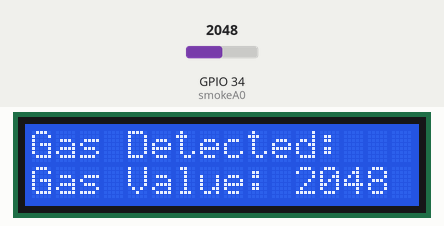
This sketch was run on a simulated ESP32. Parts: 16×2 character LCD. The inputs (shaded band) are chosen by the test bench; at power-on: GPIO 34 (smokeA0) = 2048. WiFi joins after 1.5 s; servers stay silent unless stated; what the sketch prints to the serial monitor is not drawn.

Above: at 5.5 s.
5.6 s: GPIO 34 (smokeA0) set to 55
At 6.6 s:
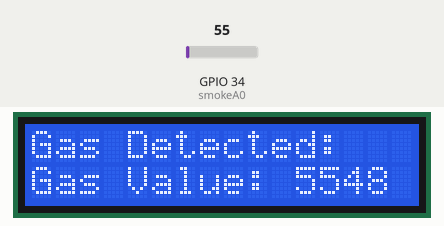
7.4 s: GPIO 34 (smokeA0) set to 46
At 8.8 s:
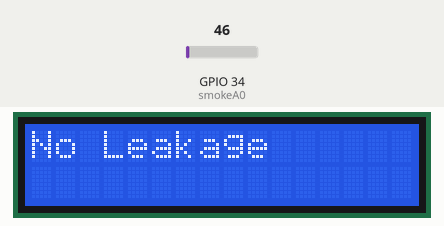
9.4 s: GPIO 34 (smokeA0) set to 140
At 10.8 s:
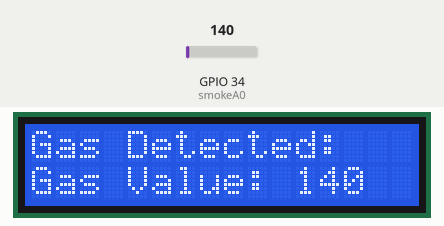
11.4 s: GPIO 34 (smokeA0) set to 10
At 13.0 s:
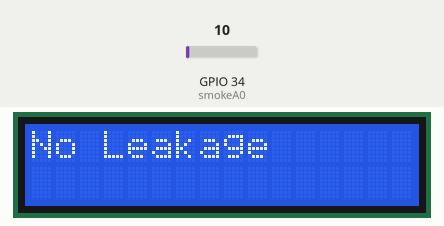
Timing chart, 0 to 14.4 s (numbered marks = the images above; inputs shaded):
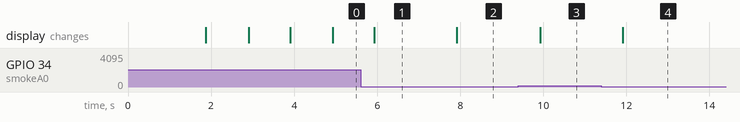

The sketch:

gas-leakage-alert-using-esp32-blynk-iot.ino
```cpp
#define BLYNK_TEMPLATE_ID "TMPL3hcslF41i"
#define BLYNK_TEMPLATE_NAME "Gas Leakage Notification"
#define BLYNK_AUTH_TOKEN "PX8K-cCupwFDdsfPZiiFjhyUqDrklPgMKqklbMHot"

#define BLYNK_PRINT Serial
#include <WiFi.h>
#include <BlynkSimpleEsp32.h>
#include <LiquidCrystal_I2C.h> //LCD DISPLAY

int lcdColumns = 16;
int lcdRows = 2;
// set LCD address, number of columns and rows

LiquidCrystal_I2C lcd(0x27, lcdColumns, lcdRows);

char auth[] = BLYNK_AUTH_TOKEN;

char ssid[] = "WiFi Username";  // type your wifi name
char pass[] = "WiFi Password";  // type your wifi password
//int smokeA0 = A0;
const int smokeA0 = 34;
int data = 0;
int sensorThres = 100;


BlynkTimer timer;

void setup(){
  pinMode(smokeA0, INPUT);
   Serial.begin(115200);
  Blynk.begin(auth, ssid, pass);
  lcd.begin(); // Initialize LCD
  lcd.setCursor(3,0);
  lcd.print("Tech Trends");
  delay(1000);
  lcd.clear();
  lcd.setCursor(3,0);
  lcd.print("Gas Leakage");
  lcd.setCursor(3,1);
  lcd.print("Notification");
  delay(1000);
  lcd.clear();
  timer.setInterval(1000L, sendSensor);
}

void sendSensor(){

 int data = analogRead(smokeA0);
 Blynk.virtualWrite(V0, data);
  Serial.print("Pin A0: ");
  Serial.println(data);


  if(data > 50){

    Blynk.logEvent("gas_alert","Gas Leakage Detected");
    lcd.setCursor(0, 0);
    // print message
    lcd.print("Gas Detected:");
    lcd.setCursor(0,1);
    lcd.print("Gas Value: ");
    lcd.print(data);
    //Serial.println(data);

  }
  else {
    lcd.setCursor(0, 0);

   lcd.clear();
  // print message
   lcd.print("No Leakage");
   }
}


void loop(){
  Blynk.run();
  timer.run();
}
```

Measured:
- the behaviour switches between 51 and 50 on GPIO 34 (smokeA0) (found by bisection; images 1 and 2)
- after the input at 5.6 s, the display: changes after 0.33 s (image 1)
- after the input at 7.4 s, the display: changes after 0.52 s (image 2)
- after the input at 9.4 s, the display: changes after 0.53 s (image 3)
- after the input at 11.4 s, the display: changes after 0.52 s (image 4)
